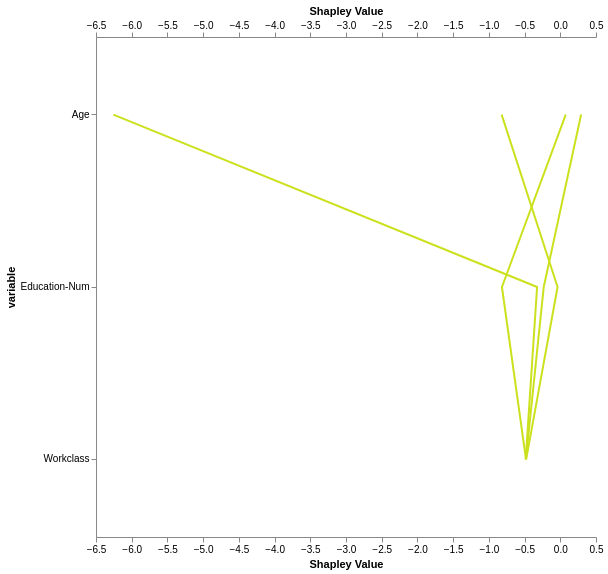

Express this chart as Vega-Lite.
### Vega specification from a JSON file in a GitHub repository (floating-point values rounded to 4 significant figures)
{"$schema": "https://vega.github.io/schema/vega/v5.json", "description": "Cumulative Line Graph of Shapley Values for Each Individual with Expected Value and Ordered variables.", "width": 500, "height": 500, "padding": 5, "scales": [{"name": "yscale", "type": "band", "domain": {"data": "data_sorted", "field": "variable", "sort": {"field": "rank", "op": "min", "order": "descending"}}, "range": "height", "paddingInner": 0.1}, {"name": "xscale", "type": "linear", "domain": {"data": "data_sorted", "fields": ["start", "cumulative_sum_expected_value"]}, "range": "width", "nice": true, "zero": false}, {"name": "color", "type": "linear", "domain": {"data": "data_sorted", "field": "avg_shapley_value"}, "range": {"scheme": "viridis"}}], "axes": [{"orient": "left", "scale": "yscale", "title": "variable"}, {"orient": "bottom", "scale": "xscale", "title": "Shapley Value"}, {"orient": "top", "scale": "xscale", "title": "Shapley Value"}], "marks": [{"type": "group", "from": {"facet": {"name": "individualSeries", "data": "data_sorted", "groupby": "individual"}}, "marks": [{"type": "line", "from": {"data": "individualSeries"}, "encode": {"enter": {"x": {"scale": "xscale", "field": "cumulative_sum_expected_value"}, "x2": {"scale": "xscale", "field": "cumulative_sum_expected_value"}, "y": {"scale": "yscale", "field": "variable", "band": 0.5}, "stroke": {"scale": "color", "field": "avg_shapley_value"}, "strokeWidth": {"value": 2}}}}]}], "data": [{"name": "table", "values": [{"variable": "Age", "shapley_value": -5.933, "individual": 1, "expected_value": 0.5}, {"variable": "Workclass", "shapley_value": 0.01601, "individual": 1, "expected_value": 0.5}, {"variable": "Education-Num", "shapley_value": 0.1594, "individual": 1, "expected_value": 0.5}, {"variable": "Age", "shapley_value": 0.8933, "individual": 2, "expected_value": 0.5}, {"variable": "Workclass", "shapley_value": 0.02008, "individual": 2, "expected_value": 0.5}, {"variable": "Education-Num", "shapley_value": -0.3369, "individual": 2, "expected_value": 0.5}, {"variable": "Age", "shapley_value": 0.5233, "individual": 3, "expected_value": 0.5}, {"variable": "Workclass", "shapley_value": 0.01801, "individual": 3, "expected_value": 0.5}, {"variable": "Education-Num", "shapley_value": 0.2504, "individual": 3, "expected_value": 0.5}, {"variable": "Age", "shapley_value": -0.7833, "individual": 4, "expected_value": 0.5}, {"variable": "Workclass", "shapley_value": 0.02208, "individual": 4, "expected_value": 0.5}, {"variable": "Education-Num", "shapley_value": 0.4399, "individual": 4, "expected_value": 0.5}]}, {"name": "data_agg", "source": "table", "transform": [{"type": "aggregate", "groupby": ["variable"], "fields": ["shapley_value"], "ops": ["average"], "as": ["avg_shapley_value"]}, {"type": "formula", "expr": "abs(datum.avg_shapley_value)", "as": "abs_avg_shapley_value"}, {"type": "collect", "sort": {"field": "abs_avg_shapley_value", "order": "descending"}}, {"type": "window", "sort": {"field": "abs_avg_shapley_value", "order": "ascending"}, "ops": ["row_number"], "as": ["rank"]}]}, {"name": "data_sorted", "source": "table", "transform": [{"type": "lookup", "from": "data_agg", "key": "variable", "fields": ["variable"], "values": ["rank", "avg_shapley_value"], "as": ["rank", "avg_shapley_value"]}, {"type": "window", "sort": {"field": "rank", "order": "ascending"}, "groupby": ["individual"], "ops": ["sum"], "fields": ["shapley_value"], "as": ["cumulative_sum"], "frame": [null, 0]}, {"type": "formula", "as": "cumulative_sum_expected_value", "expr": "datum.cumulative_sum - datum.expected_value"}, {"type": "formula", "expr": "datum.cumulative_sum_expected_value - datum.shapley_value", "as": "start"}, {"type": "collect", "sort": {"field": "rank"}}]}]}
